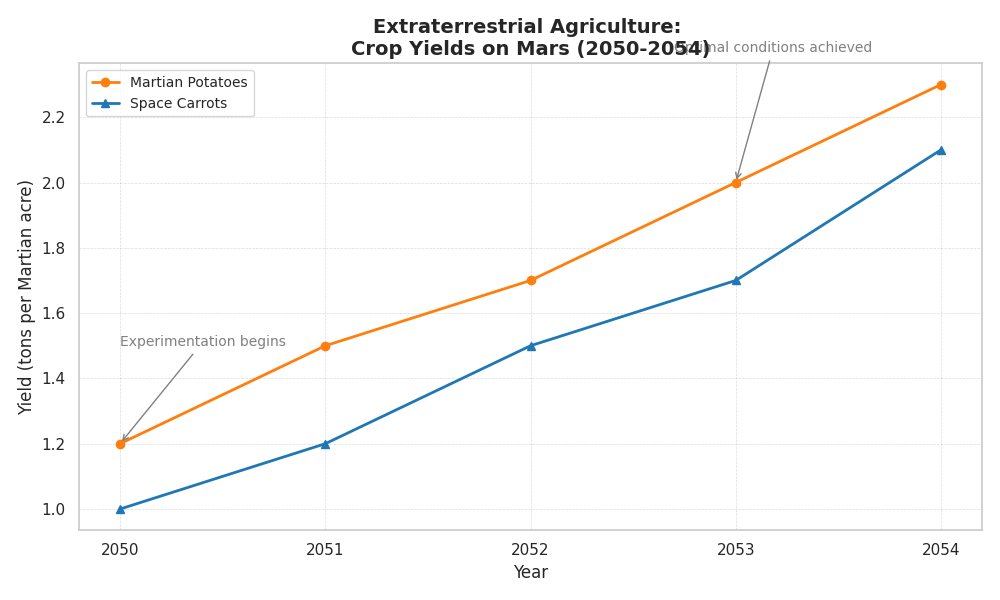

This figure's Python source:
import matplotlib.pyplot as plt
import numpy as np

# Define years and crop yields in tons per Martian acre
years = np.array([2050, 2051, 2052, 2053, 2054])
martian_potatoes = np.array([1.2, 1.5, 1.7, 2.0, 2.3])
space_carrots = np.array([1.0, 1.2, 1.5, 1.7, 2.1])

# Create the plot
plt.figure(figsize=(10, 6))

# Plot each remaining crop type
plt.plot(years, martian_potatoes, marker='o', linestyle='-', linewidth=2, color='tab:orange', label='Martian Potatoes')
plt.plot(years, space_carrots, marker='^', linestyle='-', linewidth=2, color='tab:blue', label='Space Carrots')

# Title and labels
plt.title('Extraterrestrial Agriculture: \nCrop Yields on Mars (2050-2054)', fontsize=14, fontweight='bold')
plt.xlabel('Year', fontsize=12)
plt.ylabel('Yield (tons per Martian acre)', fontsize=12)

# Ticks and grid
plt.xticks(years)
plt.grid(True, linestyle='--', linewidth=0.5, alpha=0.7)

# Legend
plt.legend(loc='upper left', fontsize=10)

# Annotations
plt.annotate('Experimentation begins', xy=(2050, 1.2), xytext=(2050, 1.5),
             arrowprops=dict(arrowstyle='->', color='gray'), fontsize=10, color='gray')

plt.annotate('Optimal conditions achieved', xy=(2053, 2.0), xytext=(2052.7, 2.4),
             arrowprops=dict(arrowstyle='->', color='gray'), fontsize=10, color='gray')

# Automatically adjust layout to avoid overlapping
plt.tight_layout()

# Display the plot
plt.show()
